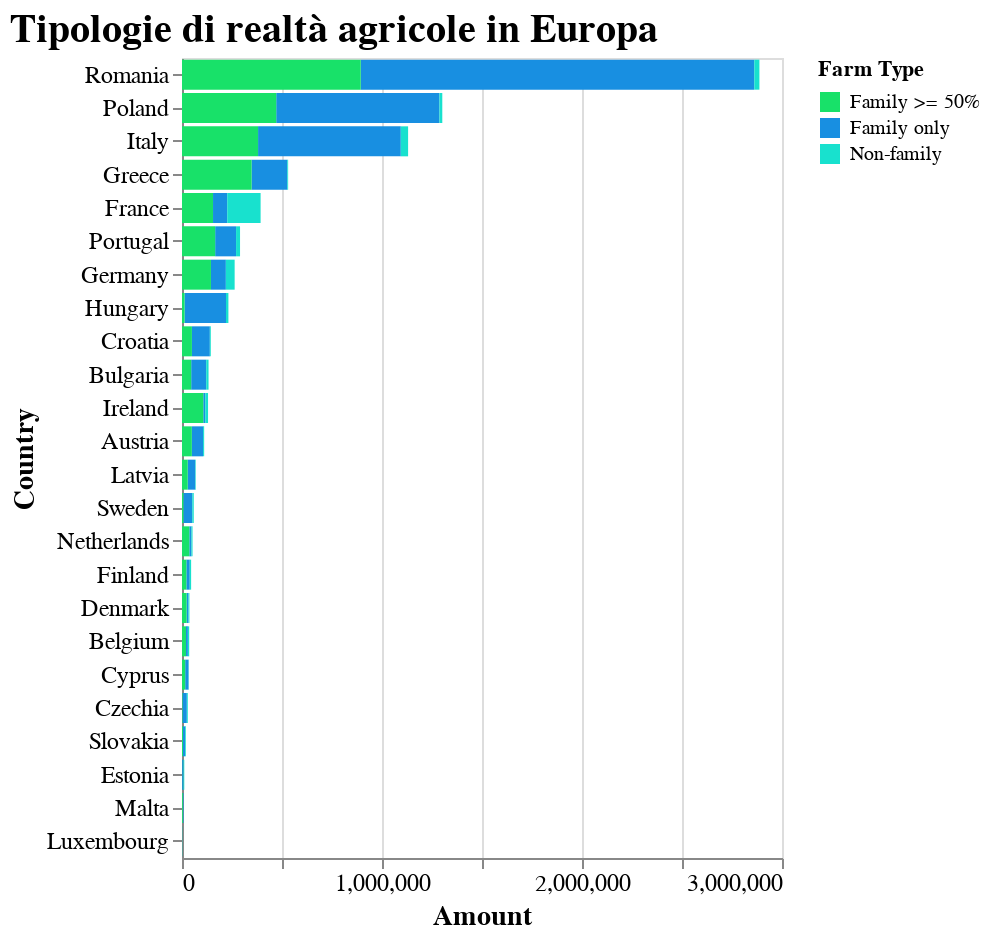

The code cell stored with this chart in its notebook:
### Code cell
## GRAFO SULLA TIPOLOGIA DI DIMENSIONE AGRICOLA IN EUROPA (FAMILIARE, NON FAMILIARE, FAMILIARE PER OLTRE LA METà)

data_distribution_farming = {
    'Country': ['Romania', 'Poland', 'Italy', 'Greece', 'France', 'Portugal', 'Germany',
                'Hungary', 'Croatia', 'Bulgaria', 'Ireland', 'Austria', 'Latvia', 'Sweden',
                'Netherlands', 'Finland', 'Denmark', 'Belgium', 'Cyprus', 'Czechia',
                'Slovakia', 'Estonia', 'Malta', 'Luxembourg'],
    'Family only': [1967777, 815995, 713735, 178213, 71084, 104508, 74500, 207261,
                    89600, 75199, 9930, 56055, 37645, 44750, 10407, 16949,
                    9317, 9334, 16890, 21859, 11054, 6755, 3468, 927],
    'Family >= 50%': [893704, 471075, 380344, 348123, 155144, 165789, 144818, 12824,
                      49599, 45922, 106461, 49216, 28606, 6945, 36628, 21841,
                      23179, 20095, 15967, 2301, 4840, 657, 4022, 820],
    'Non-family': [25586, 14419, 36449, 4343, 166797, 19932, 43917, 12003,
                   4720, 11621, 13824, 5510, 2732, 7095, 5606, 6840,
                   4592, 6567, 1189, 4749, 3738, 3957, 160, 134]
}

df_distribution_farming = pd.DataFrame(data_distribution_farming)

df_m_distribution_farming = df_distribution_farming.melt(id_vars=['Country'], var_name='Farm Type', value_name='Amount')

# Define custom color mapping
color_scale = alt.Scale(
    #domain=['Family >= 50%', 'Family only', 'Non-family'],
    domain=['Family >= 50%', 'Family only', 'Non-family'],
    range=['#18E169', '#188FE1', '#18E1CE']
)

chart = alt.Chart(df_m_distribution_farming).mark_bar().encode(
    #x=alt.X('Country', sort=None),
    x='Amount',    
    #y='Amount',
    y=alt.Y('Country', sort=None),
    color=alt.Color('Farm Type:N', scale=color_scale),
    tooltip=[alt.Tooltip('Country:N'), alt.Tooltip('Farm Type:N'), alt.Tooltip('Amount:Q', format=',')]
).properties(
    width="container",
    height=400,
    title='Tipologie di realtà agricole in Europa'
)
'''.configure_axis(
    labelAngle=45,
    labelFontSize=12
)'''

chart.show()

### Figure 1 — Vega-Lite specification as saved in the notebook (floating-point values rounded to 4 significant figures)
{"config": {"background": "transparent", "title": {"fontSize": 20, "anchor": "start", "color": "black"}, "axis": {"labelFontSize": 12, "titleFontSize": 14}}, "data": {"name": "data-53b6b9825049b1de7a3c61778ec3b2ab"}, "mark": {"type": "bar"}, "encoding": {"color": {"field": "Farm Type", "scale": {"domain": ["Family >= 50%", "Family only", "Non-family"], "range": ["#18E169", "#188FE1", "#18E1CE"]}, "type": "nominal"}, "tooltip": [{"field": "Country", "type": "nominal"}, {"field": "Farm Type", "type": "nominal"}, {"field": "Amount", "format": ",", "type": "quantitative"}], "x": {"field": "Amount", "type": "quantitative"}, "y": {"field": "Country", "sort": null, "type": "nominal"}}, "height": 400, "title": "Tipologie di realtà agricole in Europa", "width": "container", "$schema": "https://vega.github.io/schema/vega-lite/v5.17.0.json", "datasets": {"data-53b6b9825049b1de7a3c61778ec3b2ab": [{"Country": "Romania", "Farm Type": "Family only", "Amount": 1967777}, {"Country": "Poland", "Farm Type": "Family only", "Amount": 815995}, {"Country": "Italy", "Farm Type": "Family only", "Amount": 713735}, {"Country": "Greece", "Farm Type": "Family only", "Amount": 178213}, {"Country": "France", "Farm Type": "Family only", "Amount": 71084}, {"Country": "Portugal", "Farm Type": "Family only", "Amount": 104508}, {"Country": "Germany", "Farm Type": "Family only", "Amount": 74500}, {"Country": "Hungary", "Farm Type": "Family only", "Amount": 207261}, {"Country": "Croatia", "Farm Type": "Family only", "Amount": 89600}, {"Country": "Bulgaria", "Farm Type": "Family only", "Amount": 75199}, {"Country": "Ireland", "Farm Type": "Family only", "Amount": 9930}, {"Country": "Austria", "Farm Type": "Family only", "Amount": 56055}, {"Country": "Latvia", "Farm Type": "Family only", "Amount": 37645}, {"Country": "Sweden", "Farm Type": "Family only", "Amount": 44750}, {"Country": "Netherlands", "Farm Type": "Family only", "Amount": 10407}, {"Country": "Finland", "Farm Type": "Family only", "Amount": 16949}, {"Country": "Denmark", "Farm Type": "Family only", "Amount": 9317}, {"Country": "Belgium", "Farm Type": "Family only", "Amount": 9334}, {"Country": "Cyprus", "Farm Type": "Family only", "Amount": 16890}, {"Country": "Czechia", "Farm Type": "Family only", "Amount": 21859}, {"Country": "Slovakia", "Farm Type": "Family only", "Amount": 11054}, {"Country": "Estonia", "Farm Type": "Family only", "Amount": 6755}, {"Country": "Malta", "Farm Type": "Family only", "Amount": 3468}, {"Country": "Luxembourg", "Farm Type": "Family only", "Amount": 927}, {"Country": "Romania", "Farm Type": "Family >= 50%", "Amount": 893704}, {"Country": "Poland", "Farm Type": "Family >= 50%", "Amount": 471075}, {"Country": "Italy", "Farm Type": "Family >= 50%", "Amount": 380344}, {"Country": "Greece", "Farm Type": "Family >= 50%", "Amount": 348123}, {"Country": "France", "Farm Type": "Family >= 50%", "Amount": 155144}, {"Country": "Portugal", "Farm Type": "Family >= 50%", "Amount": 165789}, {"Country": "Germany", "Farm Type": "Family >= 50%", "Amount": 144818}, {"Country": "Hungary", "Farm Type": "Family >= 50%", "Amount": 12824}, {"Country": "Croatia", "Farm Type": "Family >= 50%", "Amount": 49599}, {"Country": "Bulgaria", "Farm Type": "Family >= 50%", "Amount": 45922}, {"Country": "Ireland", "Farm Type": "Family >= 50%", "Amount": 106461}, {"Country": "Austria", "Farm Type": "Family >= 50%", "Amount": 49216}, {"Country": "Latvia", "Farm Type": "Family >= 50%", "Amount": 28606}, {"Country": "Sweden", "Farm Type": "Family >= 50%", "Amount": 6945}, {"Country": "Netherlands", "Farm Type": "Family >= 50%", "Amount": 36628}, {"Country": "Finland", "Farm Type": "Family >= 50%", "Amount": 21841}, {"Country": "Denmark", "Farm Type": "Family >= 50%", "Amount": 23179}, {"Country": "Belgium", "Farm Type": "Family >= 50%", "Amount": 20095}, {"Country": "Cyprus", "Farm Type": "Family >= 50%", "Amount": 15967}, {"Country": "Czechia", "Farm Type": "Family >= 50%", "Amount": 2301}, {"Country": "Slovakia", "Farm Type": "Family >= 50%", "Amount": 4840}, {"Country": "Estonia", "Farm Type": "Family >= 50%", "Amount": 657}, {"Country": "Malta", "Farm Type": "Family >= 50%", "Amount": 4022}, {"Country": "Luxembourg", "Farm Type": "Family >= 50%", "Amount": 820}, {"Country": "Romania", "Farm Type": "Non-family", "Amount": 25586}, {"Country": "Poland", "Farm Type": "Non-family", "Amount": 14419}, {"Country": "Italy", "Farm Type": "Non-family", "Amount": 36449}, {"Country": "Greece", "Farm Type": "Non-family", "Amount": 4343}, {"Country": "France", "Farm Type": "Non-family", "Amount": 166797}, {"Country": "Portugal", "Farm Type": "Non-family", "Amount": 19932}, {"Country": "Germany", "Farm Type": "Non-family", "Amount": 43917}, {"Country": "Hungary", "Farm Type": "Non-family", "Amount": 12003}, {"Country": "Croatia", "Farm Type": "Non-family", "Amount": 4720}, {"Country": "Bulgaria", "Farm Type": "Non-family", "Amount": 11621}, {"Country": "Ireland", "Farm Type": "Non-family", "Amount": 13824}, {"Country": "Austria", "Farm Type": "Non-family", "Amount": 5510}, {"Country": "Latvia", "Farm Type": "Non-family", "Amount": 2732}, {"Country": "Sweden", "Farm Type": "Non-family", "Amount": 7095}, {"Country": "Netherlands", "Farm Type": "Non-family", "Amount": 5606}, {"Country": "Finland", "Farm Type": "Non-family", "Amount": 6840}, {"Country": "Denmark", "Farm Type": "Non-family", "Amount": 4592}, {"Country": "Belgium", "Farm Type": "Non-family", "Amount": 6567}, {"Country": "Cyprus", "Farm Type": "Non-family", "Amount": 1189}, {"Country": "Czechia", "Farm Type": "Non-family", "Amount": 4749}, {"Country": "Slovakia", "Farm Type": "Non-family", "Amount": 3738}, {"Country": "Estonia", "Farm Type": "Non-family", "Amount": 3957}, {"Country": "Malta", "Farm Type": "Non-family", "Amount": 160}, {"Country": "Luxembourg", "Farm Type": "Non-family", "Amount": 134}]}}
